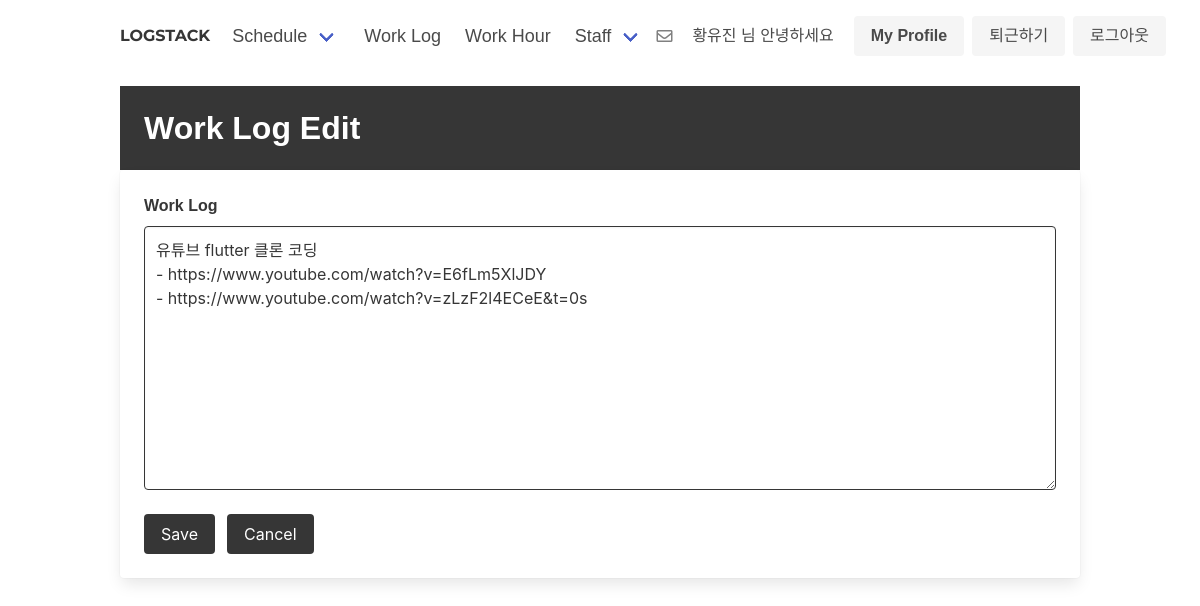
/work_log/edit_page/1/ (signed in), run on the app's committed database.
### authy/models.py (models this page shows, shortened)
class Profile(models.Model):
    user = models.ForeignKey(User, on_delete=models.CASCADE)
    team = models.ForeignKey(Team, on_delete=models.SET_NULL, blank=True, null=True)
    position = models.ForeignKey(Position, on_delete=models.SET_NULL, blank=True, null=True)
    name = models.CharField(max_length=25, blank=True, default="")
    birth_day = models.DateField(blank=True, null=True)
    phone_number = models.CharField(max_length=50, blank=True, null=True)
    email_address = models.CharField(max_length=100, blank=True, default="")
    currently_employed = models.BooleanField(default=True)
    picture = models.ImageField(upload_to=user_directory_path, blank=True, null=True, verbose_name='Picture')
    start_date = models.DateField(blank=True, null=True)
    color = models.CharField(default=random_string, max_length=100)
    vacation = models.FloatField(default=0.0)

### work_log/models.py (models this page shows)
class WorkLog(models.Model):
    user = models.ForeignKey(User, on_delete=models.CASCADE)
    content = models.TextField()
    create_time = models.DateTimeField(default=timezone.now)
    update_time = models.DateTimeField(auto_now=True)
    is_updated = models.BooleanField(default=False)

### work_log/views.py (the view)
# urls.py: path('edit_page/<int:pk>/', work_log_edit_page, name='work_log_edit_page'),
@login_required
def work_log_edit_page(request, pk):
    work_log = get_object_or_404(WorkLog, pk=pk)
    if work_log.user == request.user:
        if request.method == "POST":
            form = WorkLogForm(request.POST, instance=work_log)
            if form.is_valid():
                work_log = form.save(commit=False)
                work_log.user = request.user
                work_log.is_updated = True
                work_log.save()
                return redirect('work_log_detail_page', pk=work_log.pk)
        else:
            form = WorkLogForm(instance=work_log)
        return render(request, 'work_log_edit_page.html', {'form': form, 'work_log_pk': pk})
    else:
        return redirect('work_log_list')

### work_log/forms.py
class WorkLogForm(forms.ModelForm):
    content = forms.CharField(
        widget=forms.Textarea(attrs={'class': 'textarea is-dark', 'placeholder': '퇴근 일지를 작성해주세요.'}))
    class Meta:
        model = WorkLog
        fields = ('content',)

### authy/views.py (called while the page is built)
def check_manager(request):
    if request.user.is_authenticated:
        profile = Profile.objects.get_or_create(user=request.user)[0]
        return {
            'team_manager': TeamManager.objects.filter(user=request.user).exists() or request.user.is_superuser,
            'name': profile.name,
        }
    else:
        return {
            'team_manager': False
        }

### directs/views.py (called while the page is built)
def checkDirects(request):
    directs_count = 0
    if request.user.is_authenticated:
        directs_count = Message.objects.all().filter(user=request.user, recipient=request.user, is_read=False).count()
    return {'directs_count': directs_count}

### work_log/views.py (called while the page is built)
def check_work_log(request):
    if request.user.is_authenticated:
        work_hours = WorkHour.objects.filter(user=request.user, end_time__isnull=True, date__lt=timezone.now().date())
        if work_hours.exists():
            return {'work_hours': work_hours}
        else:
            return {'work_hours': 'no'}
    else:
        return {'work_hours': 'no'}

### work_logstack/templates/work_log_edit_page.html (shortened to what this page needs)
{% extends 'base.html' %}
{% block content %}
        <br>
        <div class="container">
            <div class="hero is-dark is-small">
                <div class="hero-body">
                    <p class="title">
                        Work Log Edit
                    </p>
                </div>
            </div>
            <div class="card">
                <div class="card-content">
                    <form method="post" role="form">
                        <div class="content">
                            <div class="field">
                                <label class="label">Work Log</label>
                                <div class="control">
                                    {{ form.content }}
                                </div>
                            </div>
                        </div>
                        <div class="content">
                            <div class="field is-grouped">
                                <div class="control">
                                    <button type="submit" class="button is-dark">Save</button>
                                </div>
                    </form>
                                <div class="control">
                                    <a href="{% url 'work_log_detail_page' work_log_pk %}"><button type="button" class="button is-dark is-light">Cancel</button></a>
                                </div>
                            </div>
                        </div>
                </div>
{% endblock %}

### work_logstack/templates/base.html (shortened to what this page needs)
{% load static %}
<!DOCTYPE html>
<html lang="en">
<head>
    <link rel="stylesheet" href="https://cdn.jsdelivr.net/npm/bulma@0.9.1/css/bulma.min.css">
    <link rel="stylesheet" href="https://cdnjs.cloudflare.com/ajax/libs/font-awesome/5.8.2/css/all.min.css"/>
<body>
<div class="container">
    <nav class="navbar" role="navigation" aria-label="main navigation">
        <strong class="logo"><p style="font-family: 'Montserrat', sans-serif; "><a href="{% url 'schedule-index' %}" style="text-decorations:none; color:inherit;">LOGSTACK</a></p></strong>
        <div id="navbarBasicExample" class="navbar-menu">
            <div class="navbar-start">
                <div class="navbar-item has-dropdown is-hoverable">
                    <a class="navbar-link">
                        Schedule
                    </a>
                </div>
                <a href="{% url 'work_log_list' %}" class="navbar-item">
                    Work Log
                </a>
                {% if not team_manager %}
                <a href="{% url 'work_hour_check' %}" class="navbar-item">
                    Work Hour
                </a>
                {% endif %}
                <div class="navbar-item has-dropdown is-hoverable">
                    <a class="navbar-link">
                        Staff
                    </a>
                </div>
            </div>
            <div class="navbar-end" style="padding-right:12px;">
                    <div class="buttons">
                        {% if user.is_authenticated %}
                        {% if directs_count > 0 %}
                          <a href="javascript:popup()" style="margin-right:20px; margin-bottom:7px; color: blue;"><i class="fas fa-envelope"></i></a>
                         {% else %}
                         <a href="javascript:popup()" style="margin-right:20px; margin-bottom:7px; color: gray;"><i class="far fa-envelope"></i></a>
                        {% endif %}
                        <div style="margin-right:20px; margin-bottom:0.5rem;">
                            {% if name != None %}
                            {{ name }}
                            {% else %}
                            팀원
                            {% endif %}
                            님 안녕하세요
                        </div>
                        <a class="button is-light" href="{% url 'editprofile' %}">
                            <strong>My Profile</strong>
                        </a>
                        {% if not team_manager %}
                        <a class="button is-light" href="{% url 'work_log_write' %}">
                            퇴근하기
                        </a>
                        {% endif %}
                        <a class="button is-light" href="{% url 'logout' %}">
                            로그아웃
                        </a>
                        {% endif %}
                    </div>
            </div>
        </div>
    </nav>
</div>
{% block content %}
{% endblock %}
</body>
</html>

### work_logstack/templates/base.html (style rules this page uses)
.navbar-item { font-size:18px; }
body { font-family: 'Titillium Web', sans-serif; }
.navbar { margin-top:10px; }
.logo { display: flex; flex-direction: column; text-align: center; justify-content: center; margin-right: 10px; }

### data on the page
Profile: name "황유진"
WorkLog: content "유튜브 flutter 클론 코딩 - https://www.youtube.com/watch?v=E6fLm5XlJDY - https://www.youtube.com/watch?v=zLzF2l4ECeE&t=0s"
